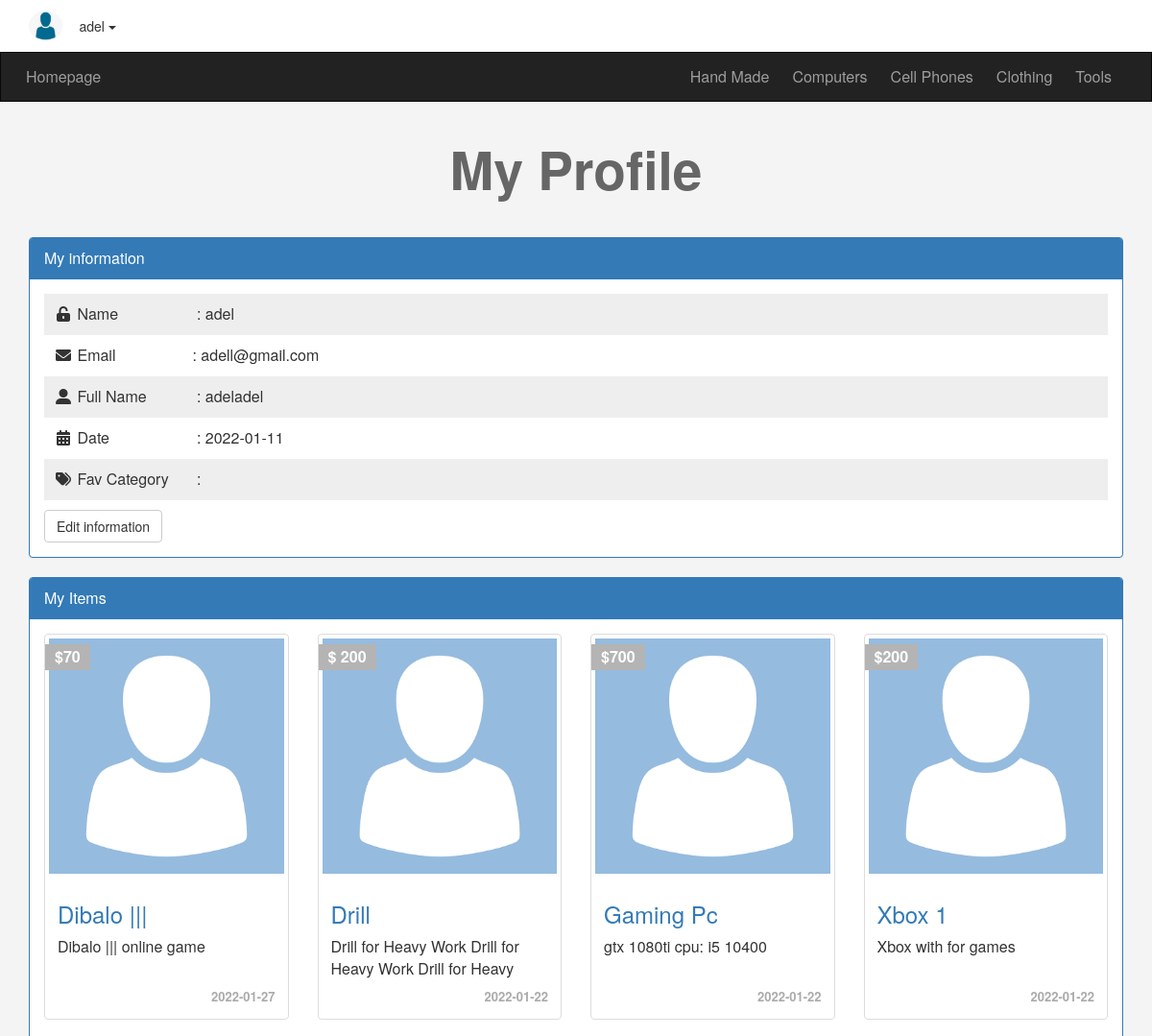
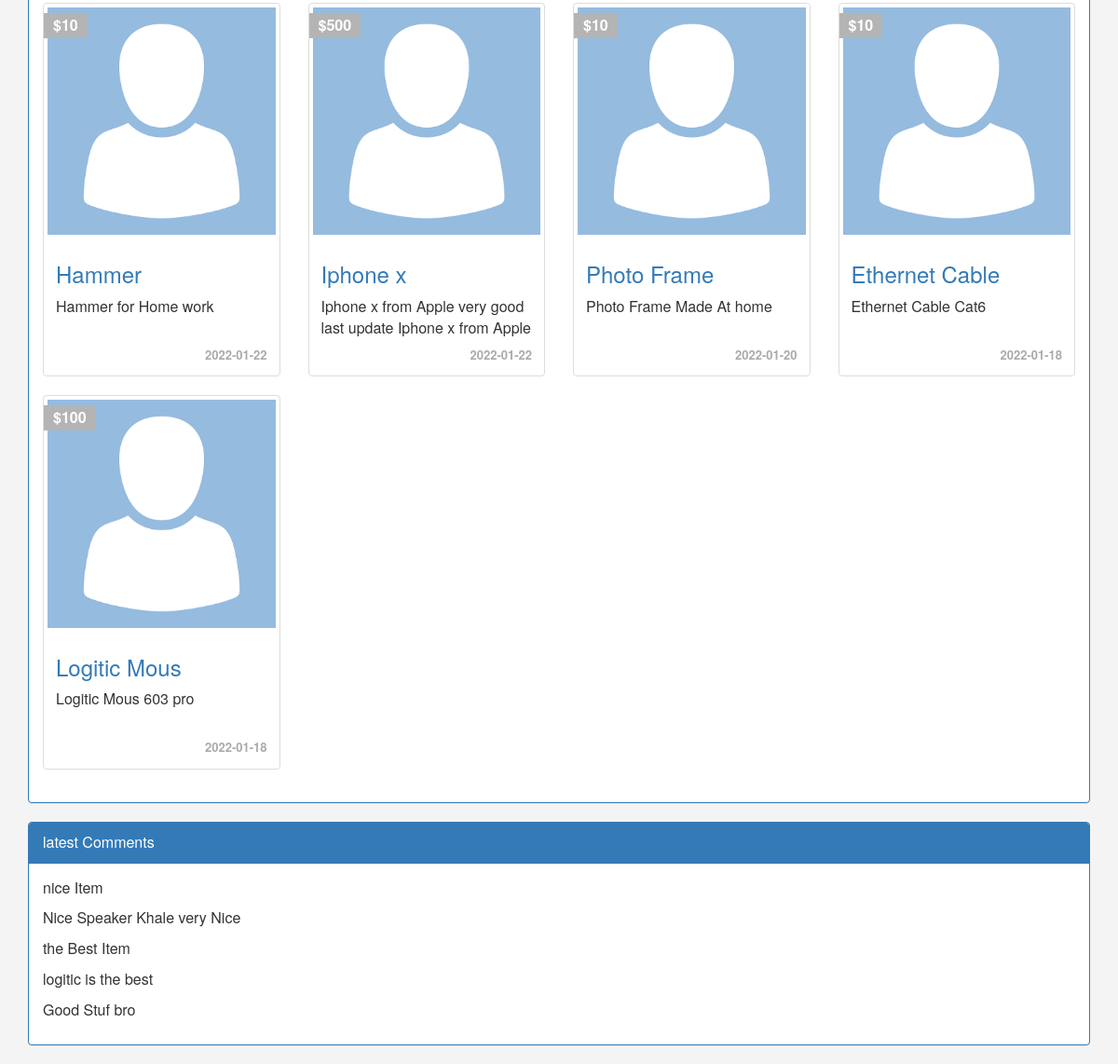
Page /porfile.php (signed in) on the committed database (2 pictures, top to bottom).
### tables this page shows
CREATE TABLE `categories` (
  `ID` int(6) NOT NULL,
  `Name` varchar(255) NOT NULL,
  `Description` text NOT NULL,
  `parent` int(11) NOT NULL,
  `Ordering` int(11) DEFAULT NULL,
  `Visibility` tinyint(4) NOT NULL DEFAULT 0,
  `Allow_Comment` tinyint(4) NOT NULL DEFAULT 0,
  `Allow_Ads` tinyint(4) NOT NULL DEFAULT 0
);

CREATE TABLE `users` (
  `UserID` int(11) NOT NULL COMMENT 'To identify users',
  `Username` varchar(255) NOT NULL COMMENT 'Username to login',
  `Password` varchar(255) NOT NULL COMMENT 'Password to login',
  `Email` varchar(255) NOT NULL,
  `wallet` mediumint(9) NOT NULL,
  `FullName` varchar(255) NOT NULL,
  `GroupID` int(11) NOT NULL DEFAULT 0 COMMENT 'Identify user Group',
  `TrustStatus` int(11) NOT NULL DEFAULT 0 COMMENT 'Seller Rank',
  `RegStatus` int(11) NOT NULL DEFAULT 0 COMMENT 'User Approval',
  `Date` date NOT NULL DEFAULT '2022-01-01',
  `avatar` varchar(255) NOT NULL
);

CREATE TABLE `items` (
  `Item_ID` int(11) NOT NULL,
  `Name` varchar(255) NOT NULL,
  `Description` text NOT NULL,
  `Price` varchar(255) NOT NULL,
  `Add_Date` date NOT NULL,
  `Conutry_Made` varchar(255) NOT NULL,
  `image` varchar(255) NOT NULL,
  `Status` varchar(255) NOT NULL,
  `Rating` smallint(6) NOT NULL,
  `Approve` tinyint(4) NOT NULL DEFAULT 0,
  `Cat_ID` int(11) NOT NULL,
  `Member_ID` int(11) NOT NULL,
  `tags` varchar(255) NOT NULL
);

CREATE TABLE `comments` (
  `c_id` int(11) NOT NULL,
  `comment` text NOT NULL,
  `status` tinyint(4) NOT NULL,
  `comment_date` date NOT NULL,
  `item_id` int(11) NOT NULL,
  `user_id` int(11) NOT NULL
);

### init.php (called while the page is built, shortened)
<?php
include "admin/connect.php";
$sessionUser = '';
if (isset($_SESSION['user'])) {
    $sessionUser = $_SESSION['user'];
}
$temp = "includes/templates/";
$func = "includes/functions/";
$css = "layout/css/";
include $func . 'function.php';
include $temp . "header.php";

### includes/functions/function.php (called while the page is built, shortened)
<?php
function getCat($where = NULL)
{
    global $con;
    $getCat = $con->prepare("SELECT *  FROM  categories $where ORDER BY  ID ASC");
    $getCat->execute();
    $cats = $getCat->fetchAll();
    return $cats;
}
function getItems($where, $value, $approve = NULL)
{
    $sql = $approve == 1 ? 'AND Approve = 1' : '';
    global $con;
    $getItems = $con->prepare("SELECT *  FROM  items WHERE $where = ?   $sql ORDER BY  Item_ID DESC");
    $getItems->execute(array($value));
    $items = $getItems->fetchAll();
    return $items;
}

### porfile.php (the view, shortened to what this page needs)
<?php
include "init.php";
if (isset($_SESSION['user'])) {
    $getUser = $con->prepare("SELECT * FROM users WHERE Username =?");
    $getUser->execute(array($sessionUser));
    $info = $getUser->fetch();
?>
<h1 class="text-center"> My Profile</h1>
<div class="information block">
    <div class="container">
        <div class="panel panel-primary">
            <div class="panel-heading">My information</div>
            <div class="panel-body">
                <ul class="list-unstyled">
                    <li> <i class="fa fa-unlock-alt fa-fw"></i> <span>Name</span> : <?php echo $info['Username']; ?>
                    </li>
                    <li> <i class="fa fa-envelope fa-fw"></i> <span>Email</span>: <?php echo $info['Email']; ?></li>
                    <li> <i class="fa fa-user-alt fa-fw"></i> <span>Full Name</span> : <?php echo $info['FullName']; ?>
                    </li>
                    <li> <i class="fa fa-calendar-alt fa-fw"></i> <span>Date</span> : <?php echo $info['Date']; ?> </li>
                    <li> <i class="fa fa-tags fa-fw"></i> <span>Fav Category</span> : </li>
                </ul>
                <a href="#" class="btn btn-default">Edit information</a>
            </div>
        </div>
    </div>
</div>
<div id="myads" class="myads block">
    <div class="container">
        <div class="panel panel-primary">
            <div class="panel-heading">My Items</div>
            <div class="panel-body">
                <?php
                    if (!empty(getItems('Member_ID', $info['UserID'], 0))) {
                        echo '<div class="row">';
                        foreach (getItems('Member_ID', $info['UserID']) as $item) {
                            echo '<div class="col-sm-6 col-md-3">';
                            echo '<div class="thumbnail item-box">';
                            echo '<span class="price-tag">$' . $item['Price'] . '</span>';
                            echo '<img class="img-responsive" src="imgtest.png" alt="">';
                            echo '<div class="caption">';
                            echo '<h3><a href="items.php?itemid=' . $item['Item_ID'] . '">' . $item['Name'] . '</a></h3>';
                            echo '<p>' . $item['Description'] . '</p>';
                            echo '<div class="date">' . $item['Add_Date'] . '</div>';
                            echo '</div>';
                            echo '</div>';
                            echo '</div>';
                        }
                        echo '</div>';
                    } else {
                        echo 'There\'s no Ads To show, Create <a href="newad.php">New Ad</a> ';
                    }
                    ?>
            </div>
        </div>
    </div>
</div>
<div class=" my-comments block">
    <div class="container">
        <div class="panel panel-primary">
            <div class="panel-heading">latest Comments</div>
            <div class="panel-body">
                <?php
                    $stmt = $con->prepare("SELECT comment FROM comments WHERE user_id = ?");
                    $stmt->execute(array($info['UserID']));
                    $comments = $stmt->fetchAll();
                    if (!empty($comments)) {
                        foreach ($comments as $comment) {
                            echo '<p>' . $comment['comment']   . '</p>';
                        }
                    } else {
                        echo 'There\'s no Comments To Show';
                    }
                    ?>
            </div>
        </div>
    </div>
</div>
<?php } else {
    header('Location: login.php');
}
include $temp . "footer.php";

### includes/templates/header.php (shortened to what this page needs)
<!DOCTYPE html>
<html lang="en">
<head>
    <link rel="stylesheet" href="<?php echo $css ?>bootstrap.min.css">
    <link rel="stylesheet" href="<?php echo $css ?>all.min.css">
    <link rel="stylesheet" href="<?php echo $css ?>jquery-ui.css">
    <link rel="stylesheet" href="<?php echo $css ?>jquery.selectBoxIt.css">
    <link rel="stylesheet" href="<?php echo $css ?>front.css">
</head>
<body>
    <div class="upper-bar">
        <div class="container">
            <?php
            if (isset($_SESSION['user'])) {
                $header_stmt = $con->prepare('SELECT * FROM users WHERE UserID = ?');
                $header_stmt->execute(array($_SESSION['uid']));
                $user_info =  $header_stmt->fetch();
            ?>
            <img class="my-image image-thumbnail img-circle " src="<?php
                                                                        if (empty($user_info['avatar'])) {
                                                                            echo "admin/uploaded/avatars/999999999_default.png";
                                                                        } else {
                                                                            echo "admin/uploaded/avatars/" . $user_info['avatar'] . ">";
                                                                        }
                                                                        ?>" alt="">
            <div class="btn-group my-info">
                <span class="btn dropdown-toggle" data-toggle="dropdown">
                    <?php echo $sessionUser; ?>
                    <span class="caret"></span>
                </span>
            </div>
            <?php
            } else {
                ?>
            <a href="login.php">
                <span class="pull-right">Login/Signup</span>
            </a>
            <?php } ?>
        </div>
    </div>
    <nav class="navbar navbar-inverse">
        <div class="container">
            <div class="navbar-header">
                <a class="navbar-brand" href="index.php">Homepage</a>
            </div>
            <div class="collapse navbar-collapse" id="app-nav" aria-expanded="false" style="height: 1px;">
                <ul class="nav navbar-nav navbar-right">
                    <?php
                    foreach (getCat('WHERE parent = 0') as $categ) {
                        echo "<li> <a href='categories.php?catid=" . $categ['ID'] . "&pagename=" . str_replace(' ', '-', $categ['Name']) . "'>" . $categ['Name'] . "</a></li>";
                    }
                    ?>
                </ul>
            </div>
        </div>
    </nav>

### layout/css/front.css (style rules this page uses)
body { background-color: #f4f4f4; font-size: 16px; }
h1 { font-size: 55px; margin: 40px 0; font-weight: bold; color: #666; }
.navbar { border-radius: 0px; margin-bottom: 0px; }
.navbar-brand { font-size: 1em; }
.nav > li > a, .navbar-brand { padding: 15px 12px; }
.upper-bar { padding: 10px; background-color: #fff; }
.my-image { width: 35px; height: 32px; }
.item-box { position: relative; }
.item-box .price-tag { background-color: #b4b4b4; padding: 2px 10px; position: absolute; left: 0; top: 10px; font-weight: bold; color: #fff; }
.information { margin-top: 20px; }
.information ul { padding: 0; margin: 0; }
.information ul li { padding: 10px; }
.information ul li:nth-child(odd) { background-color: #eee; }
.information ul li > span { display: inline-block; width: 120px; }
.information .btn { margin-top: 10px; }
.thumbnail .date { text-align: right; font-size: 13px; font-weight: bold; color: #aaa; }
.item-box .caption p { height: 44px; max-height: 44px; overflow: hidden; }

### rows in the picture
categories: Name "Hand Made"
categories: Name "Computers"
categories: Name "Cell Phones"
categories: Name "Clothing"
categories: Name "Tools"
users: Username "adel", Email "adell@gmail.com", FullName "adeladel", Date "2022-01-11"
items: Price "70", Name "Dibalo |||", Description "Dibalo ||| online game", Add_Date "2022-01-27"
items: Price "200", Name "Drill", Description "Drill for Heavy Work Drill for Heavy Work Drill for Heavy…", Add_Date "2022-01-22"
items: Price "700", Name "Gaming Pc", Description "gtx 1080ti cpu: i5 10400", Add_Date "2022-01-22"
items: Price "200", Name "Xbox 1", Description "Xbox with for games", Add_Date "2022-01-22"
items: Price "10", Name "Hammer", Description "Hammer for Home work", Add_Date "2022-01-22"
items: Price "500", Name "Iphone x", Description "Iphone x from Apple very good last update Iphone x from Apple…", Add_Date "2022-01-22"
items: Price "10", Name "Photo Frame", Description "Photo Frame Made At home", Add_Date "2022-01-20"
items: Price "10", Name "Ethernet Cable", Description "Ethernet Cable Cat6", Add_Date "2022-01-18"
items: Price "100", Name "Logitic Mous", Description "Logitic Mous 603 pro", Add_Date "2022-01-18"
comments: comment "nice Item"
comments: comment "Nice Speaker Khale very Nice"
comments: comment "the Best Item"
comments: comment "logitic is the best"
comments: comment "Good Stuf bro"

### other values in the picture
$sessionUser "adel"
